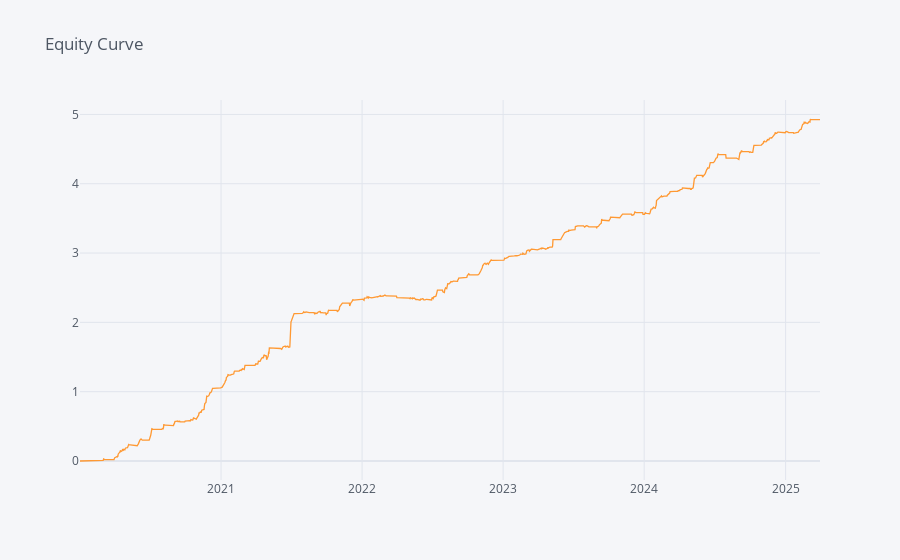
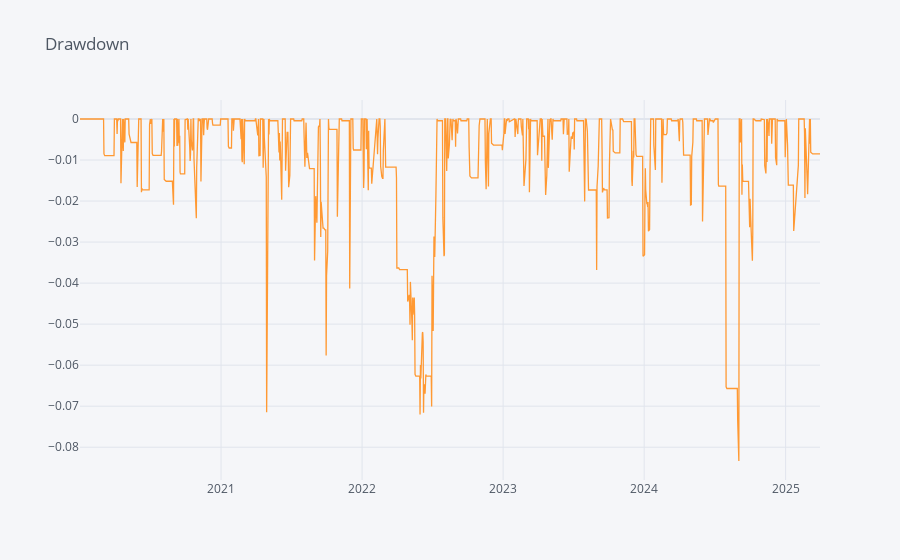
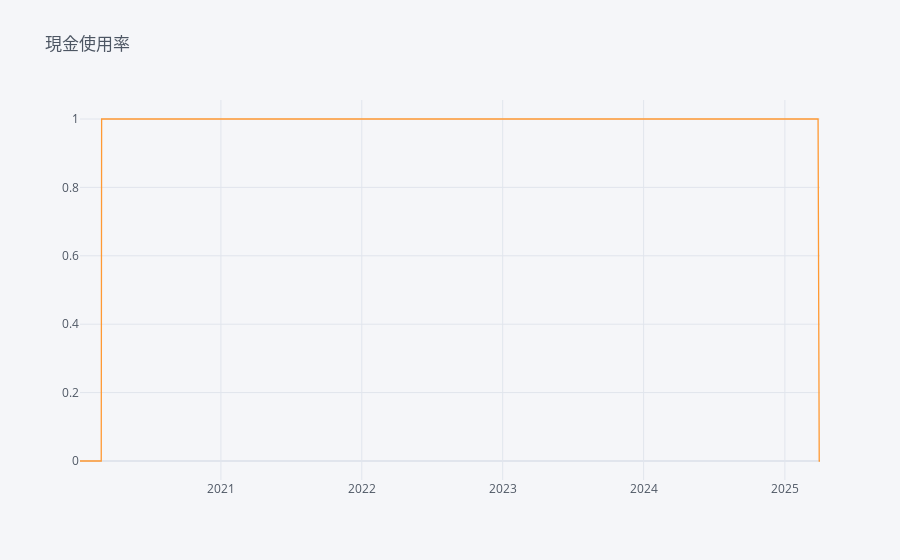

Source (notebook cell) for these figures, in order:
### Code cell
import warnings
warnings.filterwarnings("ignore")
def max_drawdown(prices):
    # 計算累計的最大值
    cumulative_max = prices.cummax()
    # 計算回撤 (Drawdown)
    drawdown = (prices - cumulative_max) / cumulative_max
    # 計算最大回撤 (MDD)
    mdd = drawdown.min()
    return mdd
display(pd.concat({"CAGR(%)":bt_ret.mean() * 252 * 100,
        'Sharpe' : bt_ret.mean() / bt_ret.std()*252**0.5,
        'Calmar':bt_ret.mean() * 252 / abs(bt_ret.max_drawdown()),
        'MDD(%)' : bt_ret.max_drawdown()*100,
        '單利MDD(%)' : max_drawdown(bt_ret.cumsum().add(1))*100,
        '樣本勝率(%)' : bt_ret.apply(lambda X:((X.dropna()>0).sum() / X.dropna().shape[0])*100),
        '周勝率(%)' : bt_ret.apply(lambda X:((X.dropna().add(1).resample('W').prod().sub(1)>0).sum() / X.dropna().add(1).resample('W').prod().sub(1).dropna().shape[0])*100),
        '月勝率(%)' : bt_ret.apply(lambda X:((X.dropna().add(1).resample('ME').prod().sub(1)>0).sum() / X.dropna().add(1).resample('ME').prod().sub(1).shape[0])*100),
        '年勝率(%)' : bt_ret.apply(lambda X:((X.dropna().add(1).resample('YE').prod().sub(1)>0).sum() / X.dropna().add(1).resample('YE').prod().sub(1).shape[0])*100),
        'avg_win/avg_loss' : bt_ret.apply(lambda X:(X[X > 0].mean() / abs(X[X < 0].mean()))),
        'profit_factor' : bt_ret.profit_factor(),
        },axis = 1).round(2))
bt_ret.cumsum().ffill().iplot(title='Equity Curve')
bt_ret.to_drawdown_series().iplot(title = 'Drawdown')
pd.concat({
    f'equal({round(weightings["ic_ir"].loc["2020":].sum(axis=1).mean(), 4)})': weightings['ic_ir'].loc["2020":].sum(axis=1),
}, axis=1).iplot(title='現金使用率')

### Figure 1 — Plotly figure (JSON) as saved in the notebook; plotly's stock layout.template omitted (floating-point values rounded to 4 significant figures; data arrays with more than 128 entries replaced by an {"elided": "..."} marker saying what was removed)
{"data": [{"line": {"color": "rgba(255, 153, 51, 1.0)", "dash": "solid", "shape": "linear", "width": 1.3}, "mode": "lines", "name": "ic_ir_return", "text": "", "type": "scatter", "x": {"elided": "1271 str values"}, "y": {"elided": "1271 float values"}}], "layout": {"legend": {"bgcolor": "#F5F6F9", "font": {"color": "#4D5663"}}, "paper_bgcolor": "#F5F6F9", "plot_bgcolor": "#F5F6F9", "title": {"font": {"color": "#4D5663"}, "text": "Equity Curve"}, "xaxis": {"gridcolor": "#E1E5ED", "showgrid": true, "tickfont": {"color": "#4D5663"}, "title": {"font": {"color": "#4D5663"}, "text": ""}, "zerolinecolor": "#E1E5ED"}, "yaxis": {"gridcolor": "#E1E5ED", "showgrid": true, "tickfont": {"color": "#4D5663"}, "title": {"font": {"color": "#4D5663"}, "text": ""}, "zerolinecolor": "#E1E5ED"}}}

### Figure 2 — Plotly figure (JSON) as saved in the notebook; plotly's stock layout.template omitted (floating-point values rounded to 4 significant figures; data arrays with more than 128 entries replaced by an {"elided": "..."} marker saying what was removed)
{"data": [{"line": {"color": "rgba(255, 153, 51, 1.0)", "dash": "solid", "shape": "linear", "width": 1.3}, "mode": "lines", "name": "ic_ir_return", "text": "", "type": "scatter", "x": {"elided": "1271 str values"}, "y": {"elided": "1271 float values"}}], "layout": {"legend": {"bgcolor": "#F5F6F9", "font": {"color": "#4D5663"}}, "paper_bgcolor": "#F5F6F9", "plot_bgcolor": "#F5F6F9", "title": {"font": {"color": "#4D5663"}, "text": "Drawdown"}, "xaxis": {"gridcolor": "#E1E5ED", "showgrid": true, "tickfont": {"color": "#4D5663"}, "title": {"font": {"color": "#4D5663"}, "text": ""}, "zerolinecolor": "#E1E5ED"}, "yaxis": {"gridcolor": "#E1E5ED", "showgrid": true, "tickfont": {"color": "#4D5663"}, "title": {"font": {"color": "#4D5663"}, "text": ""}, "zerolinecolor": "#E1E5ED"}}}

### Figure 3 — Plotly figure (JSON) as saved in the notebook; plotly's stock layout.template omitted (floating-point values rounded to 4 significant figures; data arrays with more than 128 entries replaced by an {"elided": "..."} marker saying what was removed)
{"data": [{"line": {"color": "rgba(255, 153, 51, 1.0)", "dash": "solid", "shape": "linear", "width": 1.3}, "mode": "lines", "name": "equal(0.9717)", "text": "", "type": "scatter", "x": {"elided": "1273 str values"}, "y": {"elided": "1273 float values"}}], "layout": {"legend": {"bgcolor": "#F5F6F9", "font": {"color": "#4D5663"}}, "paper_bgcolor": "#F5F6F9", "plot_bgcolor": "#F5F6F9", "title": {"font": {"color": "#4D5663"}, "text": "現金使用率"}, "xaxis": {"gridcolor": "#E1E5ED", "showgrid": true, "tickfont": {"color": "#4D5663"}, "title": {"font": {"color": "#4D5663"}, "text": ""}, "zerolinecolor": "#E1E5ED"}, "yaxis": {"gridcolor": "#E1E5ED", "showgrid": true, "tickfont": {"color": "#4D5663"}, "title": {"font": {"color": "#4D5663"}, "text": ""}, "zerolinecolor": "#E1E5ED"}}}
